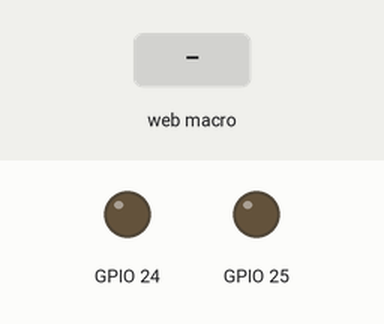
Simulated run of this program. Board: Raspberry Pi (BCM pin numbers). On the bench: output pins drawn as LEDs (lit = HIGH). The inputs (shaded band) are chosen by the test bench. The WebIOPi server calls setup() once and loop() repeatedly.

Above: at 1.2 s.
1.3 s: macro pwm2Write called from the web page (any arguments are "1")
At 2.3 s:
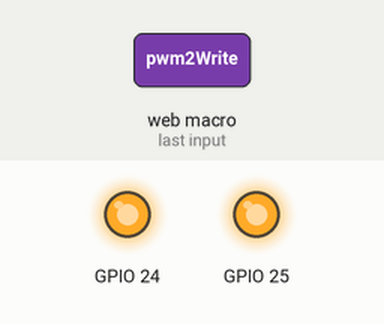
Timing chart, 0 to 4.3 s (numbered marks = the images above; inputs shaded):
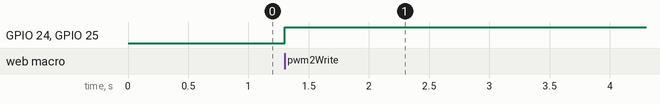

The program:

script.py
```python
import webiopi
import time

# デバッグ出力を有効に
webiopi.setDebug()

# GPIOライブラリの取得
GPIO = webiopi.GPIO

PWM1 = 25
PWM2 = 24

# WebIOPiの起動時に呼ばれる関数
def setup():
    webiopi.debug("Script with macros - Setup")
    # GPIOのセットアップ
    GPIO.setFunction(PWM1, GPIO.PWM)
    GPIO.setFunction(PWM2, GPIO.PWM)
    # 初期のデューティー比を0%に（静止状態）
    GPIO.pwmWrite(PWM1, 0)
    GPIO.pwmWrite(PWM2, 0)

# WebIOPiにより繰り返される関数
def loop():
    webiopi.sleep(5)

# WebIOPi終了時に呼ばれる関数
def destroy():
    webiopi.debug("Script with macros - Destroy")
    # GPIO関数のリセット（入力にセットすることで行う）
    GPIO.setFunction(PWM1, GPIO.IN)
    GPIO.setFunction(PWM2, GPIO.IN)

# 2つのPWMにデューティー比をまとめてセットするためのマクロ
# commandIDは、iOSのSafariでPOSTがキャッシュされることへの対策
@webiopi.macro
def pwm2Write(duty1, duty2, commandID):
    GPIO.pwmWrite(PWM1, float(duty1))
    GPIO.pwmWrite(PWM2, float(duty2))
```

Measured:
- after the input at 1.3 s, GPIO 24, GPIO 25: LOW → HIGH at once
